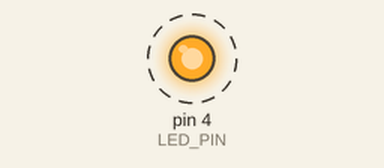
A sketch run on a simulated Arduino Uno, built with avr-gcc and run on an emulated ATmega328P. Parts: output pins drawn as LEDs (lit = HIGH). Dashed ring = blinking.

Above: at 0.5 s.
Timing chart, 0 to 4.6 s (numbered marks = the images above):
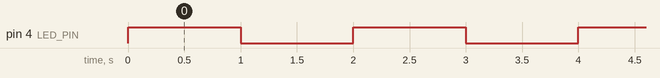

The sketch:

01-hello-light.ino
```cpp
/*
 * Lesson 1 - Hello, light!  (Bonjour, lumiere !)
 * Goal: make one LED blink, then change how fast it blinks.
 * Big idea: a program is a list of steps the computer follows in order,
 *           over and over again (the loop).
 *
 * Wiring: LED 1 on D4 (through a 220 ohm resistor to GND).
 * Inspired by the Arduino "Blink" example (public domain).
 */

const int LED_PIN = 4;         // the LED is plugged into pin 4
int blinkTime = 1000;          // how long the light stays on (and off), in milliseconds

void setup() {
  pinMode(LED_PIN, OUTPUT);    // pin 4 will send power OUT to the LED
}

void loop() {
  digitalWrite(LED_PIN, HIGH); // light ON
  delay(blinkTime);            // wait (1000 ms = 1 second)
  digitalWrite(LED_PIN, LOW);  // light OFF
  delay(blinkTime);            // wait again, then loop() starts over
}
```

Measured:
- by itself, pin 4 (LED_PIN): alternates HIGH for 1.0 s and LOW for 1.0 s
